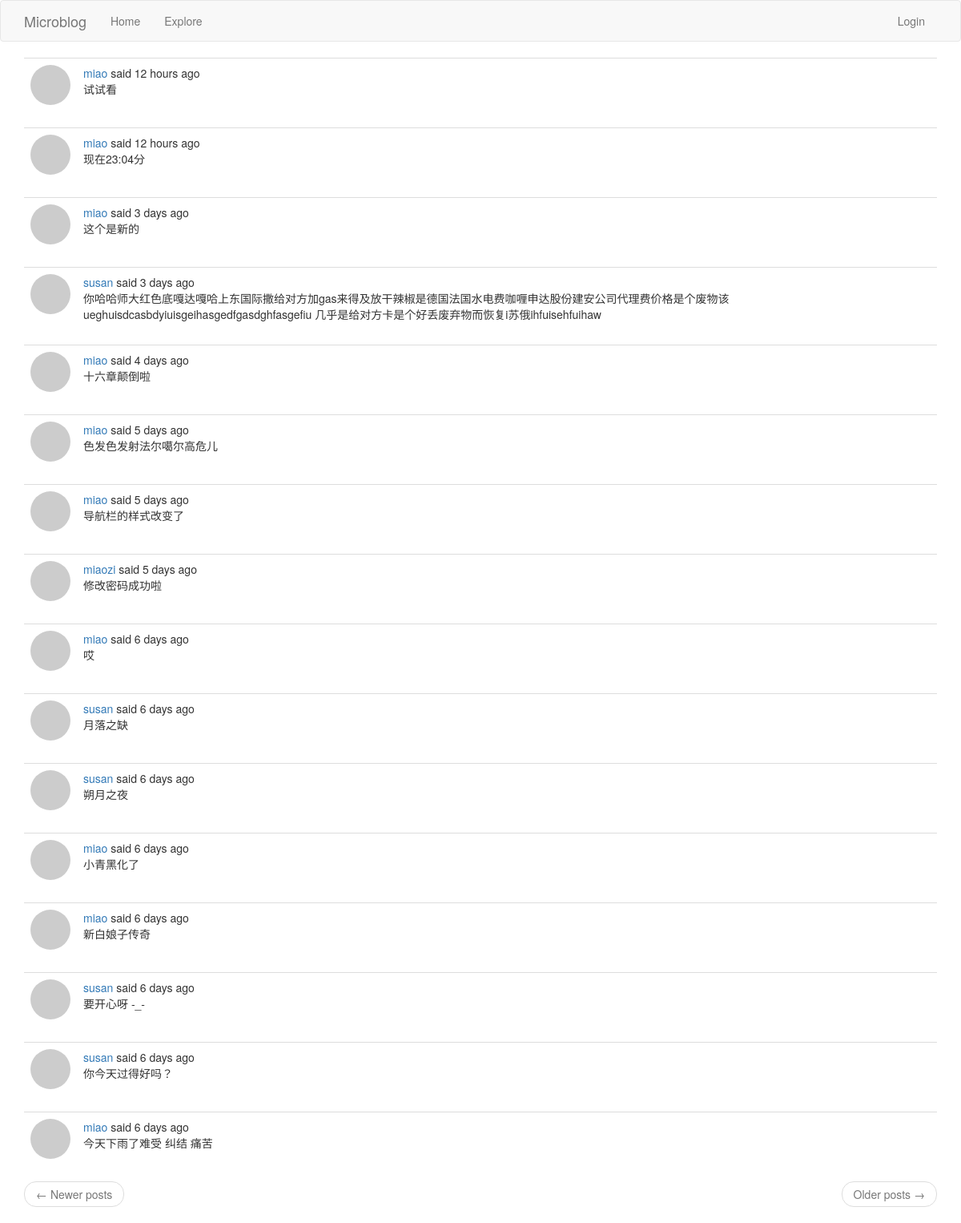
/explore, run on the app's committed database.
### app/models.py (models this page shows, shortened)
class Post(db.Model):
    id = db.Column(db.Integer, primary_key=True)
    body = db.Column(db.String(140))
    timestamp = db.Column(db.DateTime, index=True, default=datetime.utcnow)
    user_id = db.Column(db.Integer, db.ForeignKey('user.id'))  # 初始化为user.id的外键,Flask-SQLAlchemy自动设置类名为小写来作为对应表的名称

### app/routes.py (the view)
@app.route('/explore')
def explore():
    start_page = request.args.get('page', 1, type=int)  # 获取动态页要显示动态的起始页
    end_page = app.config['POSTS_PER_PAGE']  # 获取动态页要显示动态的终止页
    posts = Post.query.order_by(Post.timestamp.desc()).paginate(start_page, end_page, False)
    next_url = url_for('explore', page=posts.next_num) if posts.has_next else None
    prev_url = url_for('explore', page=posts.prev_num) if posts.has_prev else None
    return render_template('index.html', title=_("Explore"),
                           posts=posts.items,
                           next_url=next_url,
                           prev_url=prev_url)

### app/models.py (called while the page is built)
    def avatar(self, size):
        digest = md5(self.email.lower().encode('utf-8')).hexdigest()  # md5(b'miao@email.com').hexdigest()获取字符串的md5值
        return 'https://www.gravatar.com/avatar/{}?d=identicon&s={}'.format(digest, size)

### app/routes.py (called while the page is built)
@app.before_request
def before_request():
    if current_user.is_authenticated:  # 当前用户是否已经登录
        current_user.last_seen = datetime.utcnow()
        db.session.commit()  # 不需要db.session.add()这句，因为当前用户已经存在数据库里了，当前用户是查询得到的
    g.locale = str(get_locale())

### app/templates/index.html (shortened to what this page needs)
{% extends "base.html" %}
{% import 'bootstrap/wtf.html' as wtf %}
{% block app_content %}
    {% for post in posts %}
        {% include '_post.html' %}
    {% endfor %}
    <nav aria-label="...">
        <ul class="pager">
            <li class="previous{% if not prev_url %} disabled{% endif %}">
                <a href="{{ prev_url or '#' }}">
                    <span aria-hidden="true">&larr;</span> {{ _('Newer posts') }}
                </a>
            </li>
            <li class="next{% if not next_url %} disabled{% endif %}">
                <a href="{{ next_url or '#' }}">
                    {{ _('Older posts') }} <span aria-hidden="true">&rarr;</span>
                </a>
            </li>
        </ul>
    </nav>
{% endblock %}

### app/templates/_post.html (shortened to what this page needs)
<table class="table table-hover">
    <tr>
        <td width="50px">
            <a href="{{ url_for('user', username=post.author.username) }}">
                <div style="width: 50px;height: 50px; border-radius:50%;overflow: hidden;">
                    <img src="{{ post.author.avatar(50) }}"/>
                </div>
            </a>
        </td>
        <td>
            {{ _('%(username)s said %(when)s', username=user_link, when=moment(post.timestamp).fromNow()) }}<br>
            {{ post.body }}
        </td>
    </tr>
</table>

### data on the page
Post: body "试试看"
Post: body "现在23:04分"
Post: body "这个是新的"
Post: body "你哈哈师大红色底嘎达嘎哈上东国际撒给对方加gas来得及放干辣椒是德国法国水电费咖喱申达股份建安公司代理费价格是个废物该ueghuisdcasbdyiuisgeihasgedfgasdghfasgefiu 几乎是给对方卡是个好丢废弃物而恢复i苏俄ihfuisehfuihaw"
Post: body "十六章颠倒啦"
Post: body "色发色发射法尔噶尔高危儿"
Post: body "导航栏的样式改变了"
Post: body "修改密码成功啦"
Post: body "哎"
Post: body "月落之缺"
Post: body "朔月之夜"
Post: body "小青黑化了"
Post: body "新白娘子传奇"
Post: body "要开心呀 -_-"
Post: body "你今天过得好吗？"
Post: body "今天下雨了难受 纠结 痛苦"
